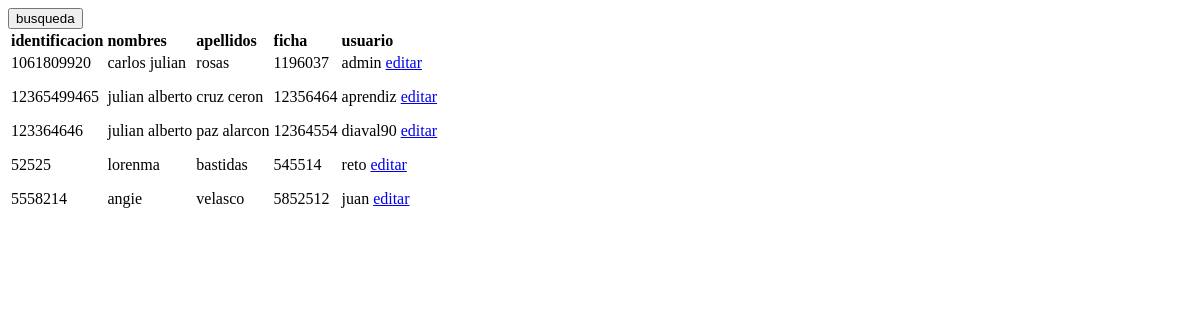
The app's page /, older data.
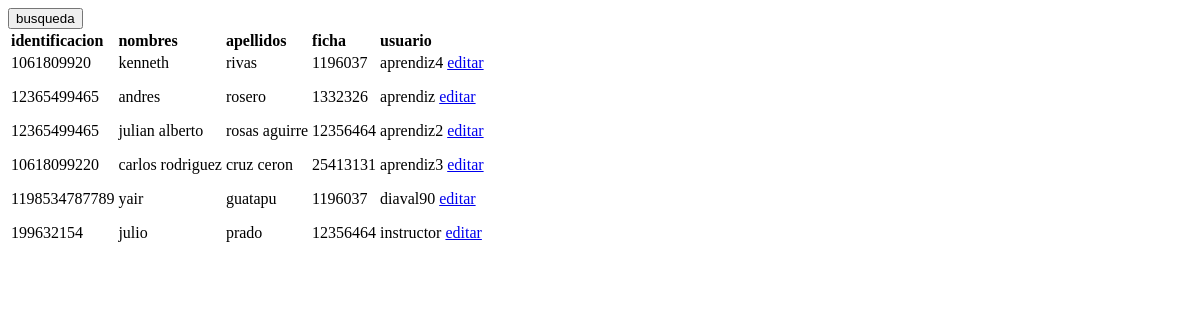
The same page, newer data.
### retos/models.py (models this page shows, shortened)
class Persona (models.Model):
	identificacion 	= models.CharField(max_length = 50 , unique = True)
	nombres		 	= models.CharField(max_length = 256)
	apellidos	 	= models.CharField(max_length = 256)
	ficha		 	= models.CharField(max_length = 30)
	puntaje		 	= models.IntegerField()
	user 			= models.OneToOneField(User)

### retos/views.py (the view)
# urls.py: url(r'^$', aprendices, name='aprendices'),#vista principal
def aprendices(request):
	p= Persona.objects.all()
	return render(request, 'retos/lista.html' ,{'lista':p})

### retos/templates/retos/lista.html
{% extends 'retos/base.html' %}
{% block content %}
	<a href="{% url 'buscar' %}"><button>busqueda</button></a>
		<table>
			<tr>
				<td><strong>identificacion</strong></td>
				<td><strong>nombres</strong></td>
				<td><strong>apellidos</strong></td>
				<td><strong>ficha</strong></td>
				<td><strong>usuario</strong></td>
			</tr>
			<tr>
				<td>
						{% for lista in lista %}
						<div>
							<p>{{lista.identificacion}}</p>
						</div>
						{% endfor %}
				</td>
				<td>
				        {% for lista in lista %}
						<div>
							<p>{{lista.nombres}}</p>
						</div>
						{% endfor %}
				</td>
				<td>
				        {% for lista in lista %}
						<div>
							<p>{{lista.apellidos}}</p>
						</div>
						{% endfor %}
				</td>
				<td>
				        {% for lista in lista %}
						<div>
							<p>{{lista.ficha}}</p>
						</div>
						{% endfor %}
				</td>
				<td>
				        {% for lista in lista %}
						<div>
							<p>{{lista.user}}
							<a href="{% url 'retos.views.editar' pk=lista.pk %}">editar</a></p></p>
						</div>
						{% endfor %}
				</td>
		</table>
{% endblock content %}

### retos/templates/retos/base.html (shortened to what this page needs)
{% load staticfiles %}
<html>
<!DOCTYPE html>
	<head>
		<link rel="stylesheet" href="{% static 'manejo.css' %}">
 	</head>
	<body>
		<div class="container">
		<div class="row">
		<div class="col-md-8">
{% block content %}
{% endblock %}
		</div>
		</div>
		</div>
		</body>
</html>

Row changes from the older to the newer data that the page shows:
removed Persona: identificacion "1061809920", nombres "carlos julian", apellidos "rosas", ficha "1196037", user "admin"
removed Persona: identificacion "12365499465", nombres "julian alberto", apellidos "cruz ceron", ficha "12356464", user "aprendiz"
removed Persona: identificacion "52525", nombres "lorenma", apellidos "bastidas", ficha "545514", user "reto"
removed Persona: identificacion "5558214", nombres "angie", apellidos "velasco", ficha "5852512", user "juan"
added Persona: identificacion "1061809920", nombres "kenneth", apellidos "rivas", ficha "1196037", user "aprendiz4"
changed Persona: identificacion "123364646" → "12365499465"; nombres "julian alberto" → "andres"; apellidos "paz alarcon" → "rosero"; ficha "12364554" → "1332326"; user "diaval90" → "aprendiz"
added Persona: identificacion "12365499465", nombres "julian alberto", apellidos "rosas aguirre", ficha "12356464", user "aprendiz2"
added Persona: identificacion "10618099220", nombres "carlos rodriguez", apellidos "cruz ceron", ficha "25413131", user "aprendiz3"
added Persona: identificacion "1198534787789", nombres "yair", apellidos "guatapu", ficha "1196037", user "diaval90"
added Persona: identificacion "199632154", nombres "julio", apellidos "prado", ficha "12356464", user "instructor"
